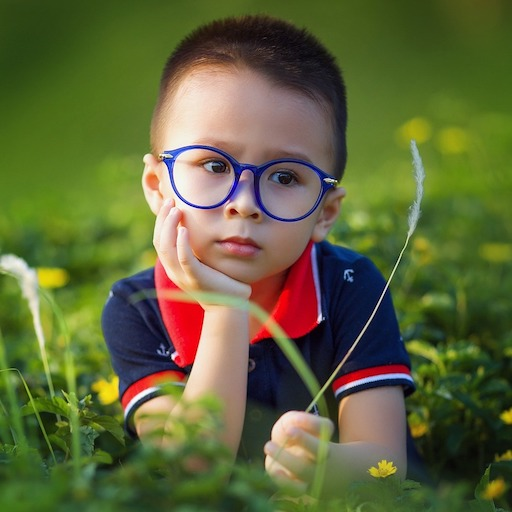
#> input picture day-2-more-operations/sample.jpg, 512 x 512 px
$ python warpAffine.py
#> lines starting #> are read from the running program, lines starting #| are printed output that depends on the picture
# Copyright 2017 BIG VISION LLC ALL RIGHTS RESERVED

# This code is made available to the students of
# the online course titled "OpenCV for Beginners"
# by Satya Mallick for personal non-commercial use.

# Sharing this code is strictly prohibited without written
# permission from Big Vision LLC.

# For licensing and other inquiries, please email
# spmallick@bigvisionllc.com


import cv2
import numpy as np
# Read image
source = cv2.imread("sample.jpg",1);
#> source is the input picture: shape (512, 512, 3); mean B, G, R 57.8, 101.6, 95.4
# Createmask/ warp matrix
warpMat = np.float32([[1.2, 0.2, 2],[-0.3, 1.3, 1]])
# Another mask/warp matrix
warpMat2 = np.float32([[1.2, 0.3, 2],[0.2, 1.3, 1]])
# Use warp affine
result = cv2.warpAffine(source, warpMat, (int(1.5*source.shape[0]),int(1.4*source.shape[1])), None, flags=cv2.INTER_LINEAR, borderMode=cv2.BORDER_REFLECT_101 )
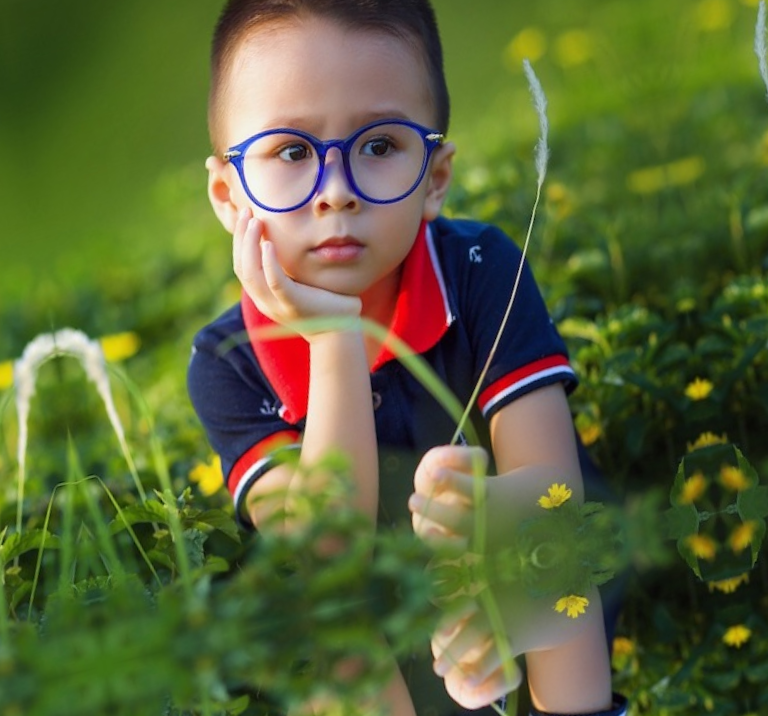
#> result: shape (716, 768, 3); mean B, G, R 55.5, 101, 91.3
result2 = cv2.warpAffine(source, warpMat2, (int(1.5*source.shape[0]), int(1.4*source.shape[1])), None, flags=cv2.INTER_LINEAR, borderMode=cv2.BORDER_REFLECT_101)
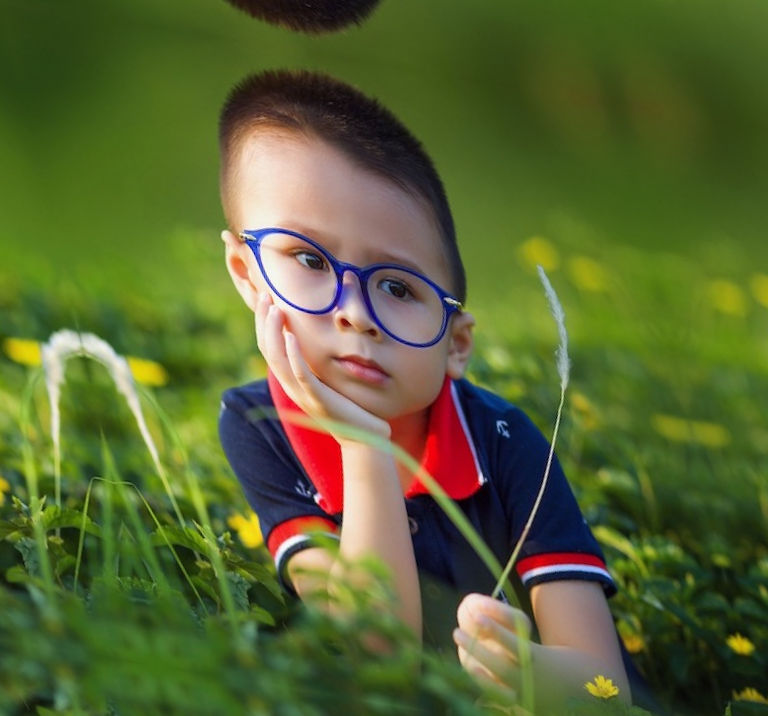
#> result2: shape (716, 768, 3); mean B, G, R 50.4, 100.6, 88.7
# Display images
cv2.imshow("Original",source)
cv2.imshow("Result", result)
cv2.imshow("Result2", result2)
cv2.waitKey(0)
cv2.destroyAllWindows()
